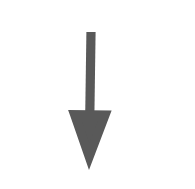
#> input picture Development/PriviuosExperimnets/detect_arrow/1_arrow_down.png, 195 x 189 px, found by its file name
$ python detect_arrow_ori.py
#> lines starting #> are read from the running program, lines starting #| are printed output that depends on the picture; after the words box and inside, x2 and y2 are one past the last pixel; in counts of white or black regions, pixels touching at a corner belong together
import cv2, numpy as np, argparse

# ap = argparse.ArgumentParser()
# ap.add_argument("-i", "--image", help = "path to the image file")
# args = vars(ap.parse_args())
img = cv2.imread("/Development/PriviuosExperimnets/detect_arrow/1_arrow_down.png")
#> img is the input picture: shape (189, 195, 3); min 88, max 255, mean 245.9
#convert the image to grayscale
# gray = cv2.cvtColor(img,cv2.COLOR_BGR2GRAY)
# #apply canny edge detection to the image
# img = cv2.Canny(gray,50,150,apertureSize = 3)


# #convert the image to grayscale
gray = cv2.cvtColor(img,cv2.COLOR_BGR2GRAY)
# #apply canny edge detection to the image
edges = cv2.Canny(gray,10,150,apertureSize = 3)
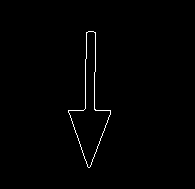
#> edges: shape (189, 195); 0.84% white in thin lines or dots, all inside (x1, y1, x2, y2) = (68, 31, 111, 168)
# edges = cv2.Canny(edges,100,150,apertureSize = 3)

#show what the image looks like after the application of previous functions
# cv2.imshow("canny'd image", edges)
# cv2.waitKey(0)
#perform HoughLines on the image
lines = cv2.HoughLines(edges,1,np.pi/180,20)
#> lines = 33 rows, first 8: [96, 0.0175], [97, 0.0349], [85, 0], [87, 0.0175], [88, 0.0349], [95, 0], [-94, 3.12], [143, 0.367]
#create an array for each direction, where array[0] indicates one of the lines and array[1] indicates the other, which if both > 0 will tell us the orientation
left = [0, 0]
right = [0, 0]
up = [0, 0]
down = [0, 0]
#iterate through the lines that the houghlines function returned
for object in lines:
    theta = object[0][1]
    rho = object[0][0]
    #cases for right/left arrows
    if ((np.round(theta, 2)) >= 1.0 and (np.round(theta, 2)) <= 1.1) or ((np.round(theta,2)) >= 2.0 and (np.round(theta,2)) <= 2.1):
        if (rho >= 20 and rho <=  30):
            left[0] += 1
        elif (rho >= 60 and rho <= 65):
            left[1] +=1
        elif (rho >= -73 and rho <= -57):
            right[0] +=1
        elif (rho >=148 and rho <= 176):
            right[1] +=1
    #cases for up/down arrows
    elif ((np.round(theta, 2)) >= 0.4 and (np.round(theta,2)) <= 0.6) or ((np.round(theta, 2)) >= 2.6 and (np.round(theta,2))<= 2.7):
        if (rho >= -63 and rho <= -15):
            up[0] += 1
        elif (rho >= 67 and rho <= 74):
            down[1] += 1
            up[1] += 1
        elif (rho >= 160 and rho <= 171):
            down[0] += 1
#> this loop made 33 passes
#> (object, theta, rho) on passes 1 to 12: ([[96, 0.0175]], 0.0175, 96), ([[97, 0.0349]], 0.0349, 97), ([[85, 0]], 0, 85), ([[87, 0.0175]], 0.0175, 87), ([[88, 0.0349]], 0.0349, 88), ([[95, 0]], 0, 95), ([[-94, 3.12]], 3.12, -94), ([[143, 0.367]], 0.367, 143), ([[145, 0.384]], 0.384, 145), ([[-26, 2.79]], 2.79, -26), ([[98, 0.0524]], 0.0524, 98), ([[-31, 2.83]], 2.83, -31)
#> after the loop, down = [0, 0]; left = [0, 0]; right = [0, 0]; up = [0, 0]
if left[0] >= 1 and left[1] >= 1:
    print("left")
elif right[0] >= 1 and right[1] >= 1:
    print("right")
elif up[0] >= 1 and up[1] >= 1:
    print("up")
elif down[0] >= 1 and down[1] >= 1:
    print("down")

print(up, down, left, right)
#| [0, 0] [0, 0] [0, 0] [0, 0]

cv2.imshow("canny'd image", edges)


cv2.waitKey(0)

$ run again, with Development/PriviuosExperimnets/detect_arrow/img.png copied over Development/PriviuosExperimnets/detect_arrow/1_arrow_down.png
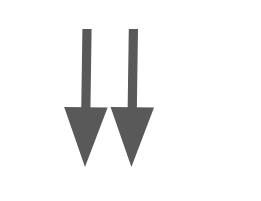
#> input picture Development/PriviuosExperimnets/detect_arrow/img.png, 261 x 201 px, found by its file name
#> img is the input picture: shape (201, 261, 3); min 88, max 255, mean 242.2
#> `edges = cv2.Canny(gray,10,150,apertureSize = 3)`:
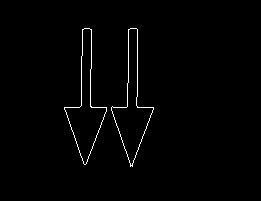
#> edges: shape (201, 261); 1.2% white in thin lines or dots, all inside (x1, y1, x2, y2) = (64, 28, 154, 167)
#> lines = 78 rows, first 8: [129, 0.0175], [137, 0], [138, 0.0175], [107, 1.57], [92, 0.0175], [-136, 3.12], [-127, 3.12], [128, 0]
#> the loop `for object in lines:` made 78 passes
#> (object, theta, rho) on passes 1 to 8: ([[129, 0.0175]], 0.0175, 129), ([[137, 0]], 0, 137), ([[138, 0.0175]], 0.0175, 138), ([[107, 1.57]], 1.57, 107), ([[92, 0.0175]], 0.0175, 92), ([[-136, 3.12]], 3.12, -136), ([[-127, 3.12]], 3.12, -127), ([[128, 0]], 0, 128)
#> after the loop `for object in lines:`: down = [0, 0]; up = [1, 0]
#| [1, 0] [0, 0] [0, 0] [0, 0]
